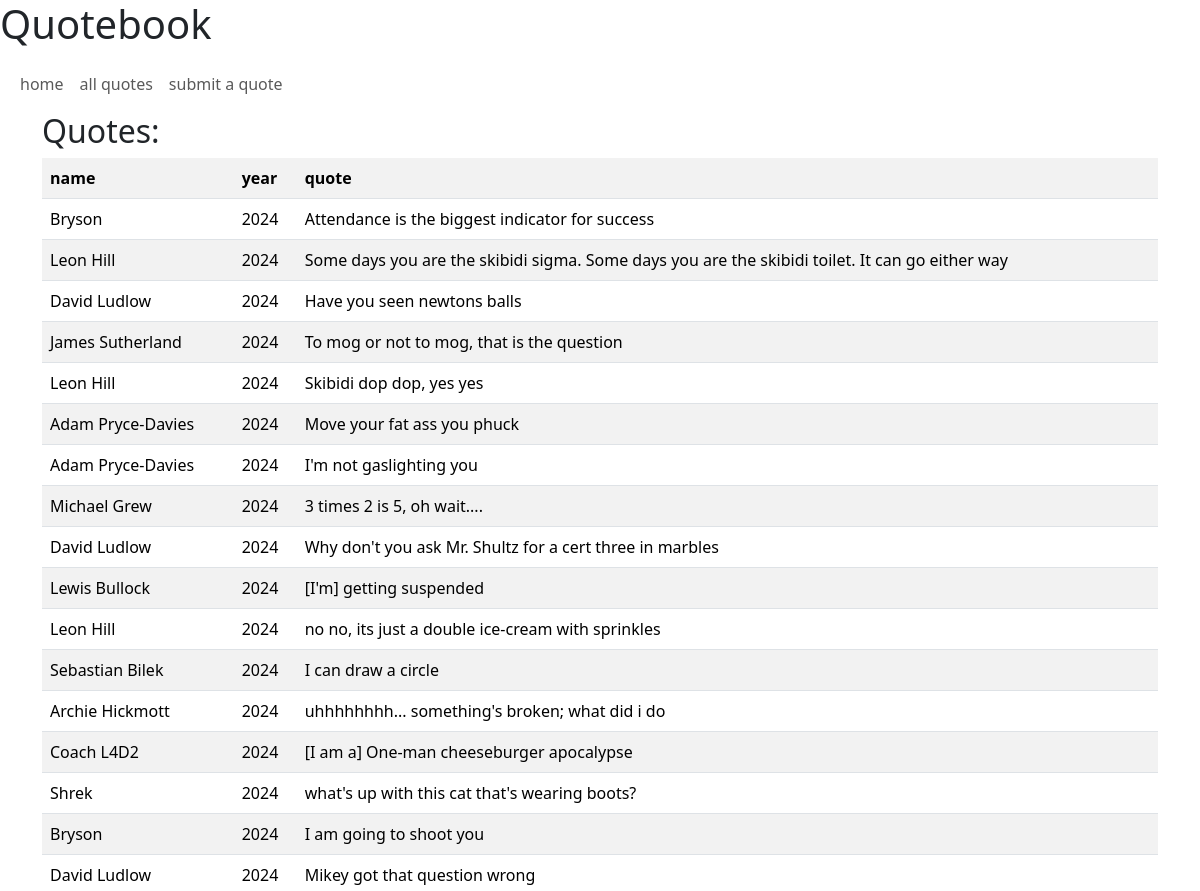
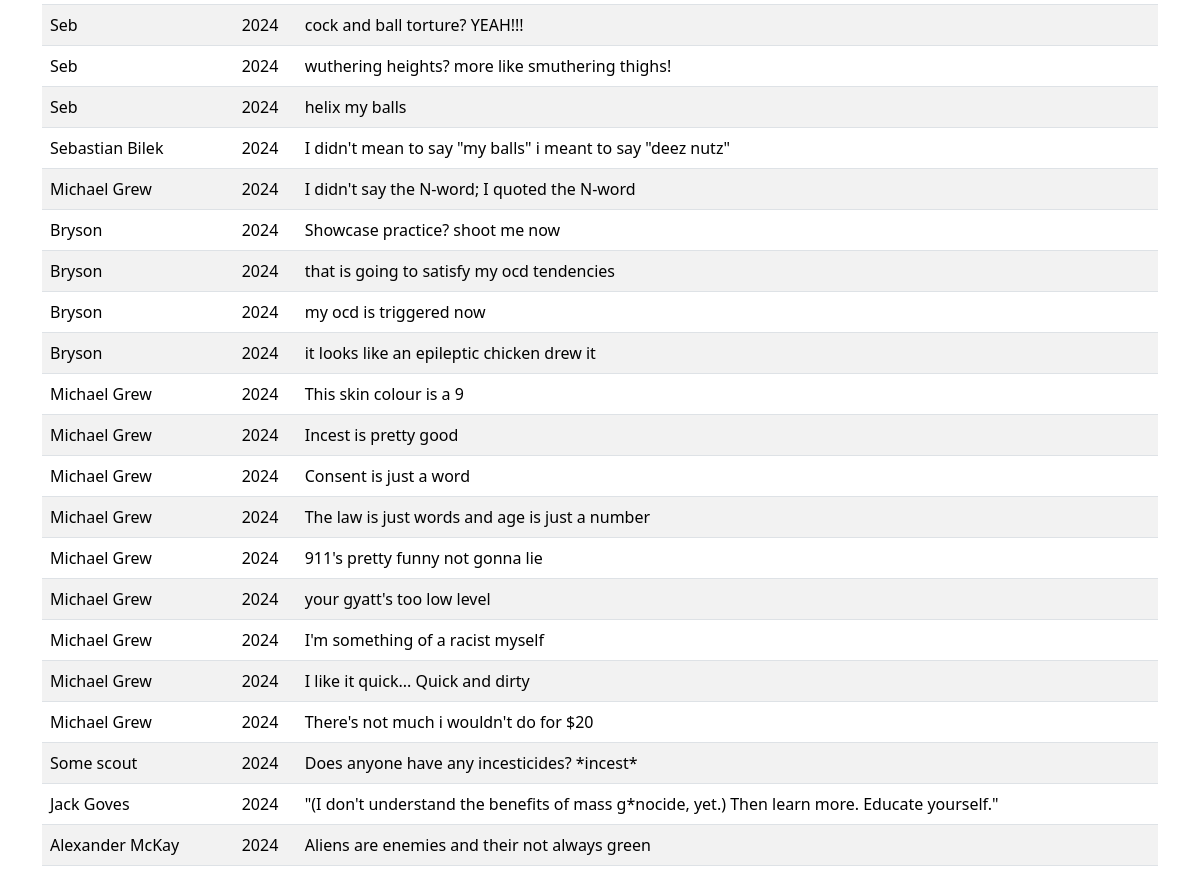
Screenshot of /quotes with the database file from the repository (2 pictures, top to bottom).
### tables this page shows
CREATE TABLE quotes (name TEXT, year TEXT, quote TEXT);

### app.py (the view)
@app.route("/quotes")
def quotes():
    quotes: Table = db.quotes
    quotes = quotes()
    return render_template("home.html", quotes=quotes)

### fortifysql/orm.py (called while the page is built, shortened)
    def is_dangerous_delete(self, request: str, parameters=()) -> bool:
        parsed = sqlparse.parse(request)[0]
        if is_dangerous_delete(request):
            return True
        if not ((parsed.get_type() == "DELETE") and (not self.allow_dropping) and self.check_delete_statements):
            return False

    def __call__(self, *args):
        if args == ():
            args = "*"
        else:
            args = "".join(f"{arg}, " for arg in args).strip(", ")
        query = f"SELECT {args} FROM {self.__name}"
        return self.db.query(query)

### fortifysql/utils.py (called while the page is built)
def is_drop_query(query):
    harmful_types = ['DROP', 'TRUNCATE']
    parsed = sqlparse.parse(query)
    for statement in parsed:
        if statement.get_type() in harmful_types:
            return True

def is_dangerous_delete(query):
    parsed = sqlparse.parse(query)
    where = None
    for statement in parsed:
        if statement.get_type() == "DELETE":
            for token in statement.tokens:
                if "WHERE" in token.value.upper():
                    where = token.value.upper()
            if where is None:
                return True
            if is_always_true_where(where):
                return True
    return False

### templates/home.html
{% extends "template.html" %}
{% macro render_table(table, table_type="", headers=[]) %}
<table class="table {{table_type}}">
{% if headers != [] %}
    {% for header in headers %}
        <th>{{header}}</th>
    {% endfor %}
{% endif%}
{% for row in table%}
<tr>
    {% for data in row %}
    <td>{{data}}</td>
    {% endfor %}
</tr>
{% endfor %}
</table>
{% endmacro %}
{% block content %}
<h2>Quotes:</h2>
{{render_table(quotes, "table-striped", ["name", "year", "quote"])}}
{% endblock content %}

### templates/template.html (shortened to what this page needs)
<!DOCTYPE html>
<html>
    <head>
        {{ bootstrap.load_css() }}
        <link rel="stylesheet" href="">
    </head>
    <body>
    <header>
    <h1>Quotebook</h1>
    <nav class="navbar navbar-expand-sm">
    <div class="container-fluid">
    <ul class="navbar-nav">
        <li class="nav-item"><a class="nav-link" href="{{url_for('home')}}">home</a></li>
        <li class="nav-item"><a class="nav-link" href="{{url_for('quotes')}}">all quotes</a></li>
        <li class="nav-item"><a class="nav-link" href="{{url_for('submit')}}">submit a quote</a></li>
    </ul>
    </div>
    </header>
    <div class="container">
    {% block content %}
    {% endblock content %}
    </div>
    </body>
</html>

### rows the page displays
quotes: name "Bryson", year "2024", quote "Attendance is the biggest indicator for success"
quotes: name "Leon Hill", year "2024", quote "Some days you are the skibidi sigma. Some days you are the skibidi toilet. It can go either way"
quotes: name "David Ludlow", year "2024", quote "Have you seen newtons balls"
quotes: name "James Sutherland", year "2024", quote "To mog or not to mog, that is the question"
quotes: name "Leon Hill", year "2024", quote "Skibidi dop dop, yes yes"
quotes: name "Adam Pryce-Davies", year "2024", quote "Move your fat ass you phuck"
quotes: name "Adam Pryce-Davies", year "2024", quote "I'm not gaslighting you"
quotes: name "Michael Grew", year "2024", quote "3 times 2 is 5, oh wait...."
quotes: name "David Ludlow", year "2024", quote "Why don't you ask Mr. Shultz for a cert three in marbles"
quotes: name "Lewis Bullock", year "2024", quote "[I'm] getting suspended"
quotes: name "Leon Hill", year "2024", quote "no no, its just a double ice-cream with sprinkles"
quotes: name "Sebastian Bilek", year "2024", quote "I can draw a circle"
quotes: name "Archie Hickmott", year "2024", quote "uhhhhhhhh... something's broken; what did i do"
quotes: name "Coach L4D2", year "2024", quote "[I am a] One-man cheeseburger apocalypse"
quotes: name "Shrek", year "2024", quote "what's up with this cat that's wearing boots?"
quotes: name "Bryson", year "2024", quote "I am going to shoot you"
quotes: name "David Ludlow", year "2024", quote "Mikey got that question wrong"
quotes: name "Seb", year "2024", quote "cock and ball torture? YEAH!!!"
quotes: name "Seb", year "2024", quote "wuthering heights? more like smuthering thighs!"
quotes: name "Seb", year "2024", quote "helix my balls"
quotes: name "Sebastian Bilek", year "2024", quote "I didn't mean to say \"my balls\" i meant to say \"deez nutz\""
quotes: name "Michael Grew", year "2024", quote "I didn't say the N-word; I quoted the N-word"
quotes: name "Bryson", year "2024", quote "Showcase practice? shoot me now"
quotes: name "Bryson", year "2024", quote "that is going to satisfy my ocd tendencies"
quotes: name "Bryson", year "2024", quote "my ocd is triggered now"
quotes: name "Bryson", year "2024", quote "it looks like an epileptic chicken drew it"
quotes: name "Michael Grew", year "2024", quote "This skin colour is a 9"
quotes: name "Michael Grew", year "2024", quote "Incest is pretty good"
quotes: name "Michael Grew", year "2024", quote "Consent is just a word"
quotes: name "Michael Grew", year "2024", quote "The law is just words and age is just a number"
quotes: name "Michael Grew", year "2024", quote "911's pretty funny not gonna lie"
quotes: name "Michael Grew", year "2024", quote "your gyatt's too low level"
quotes: name "Michael Grew", year "2024", quote "I'm something of a racist myself"
quotes: name "Michael Grew", year "2024", quote "I like it quick... Quick and dirty"
quotes: name "Michael Grew", year "2024", quote "There's not much i wouldn't do for $20"
quotes: name "Some scout", year "2024", quote "Does anyone have any incesticides? *incest*"
quotes: name "Jack Goves", year "2024", quote "\"(I don't understand the benefits of mass g*nocide, yet.) Then learn more. Educate yourself.\""
quotes: name "Alexander McKay", year "2024", quote "Aliens are enemies and their not always green"

### other values shown
{{ header }} "name" "year" "quote"
